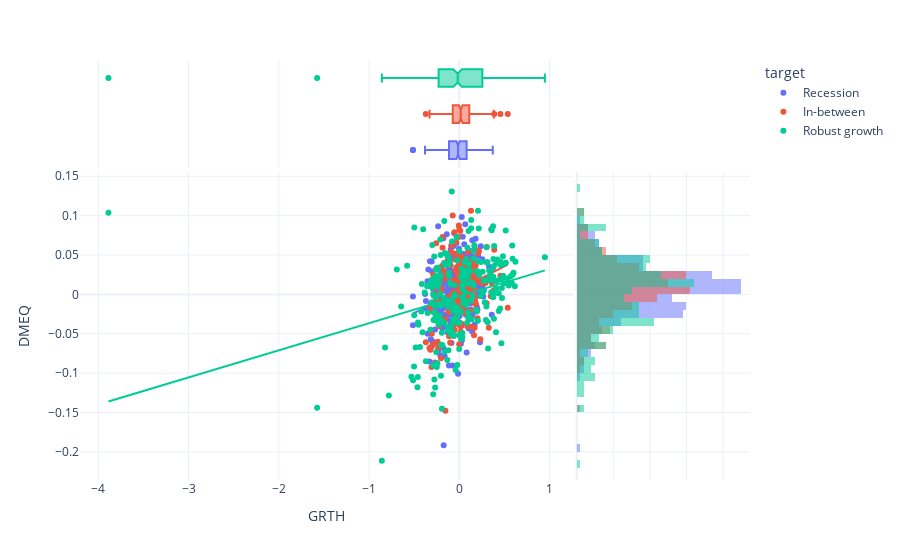

Notebook cell for this chart:
### Markdown cell above
`GRTH` vs `DMEQ`

### Code cell
fig = px.scatter(df_ft, x='GRTH', y='DMEQ', color='target', trendline='ols', marginal_y='histogram', marginal_x='box', template='plotly_white')
results = px.get_trendline_results(fig)
fig.show()

### Figure 1 — Plotly figure (JSON) as saved in the notebook; plotly's stock layout.template omitted (floating-point values rounded to 4 significant figures; data arrays with more than 128 entries replaced by an {"elided": "..."} marker saying what was removed)
{"data": [{"hovertemplate": "target=Recession<br>GRTH=%{x}<br>DMEQ=%{y}<extra></extra>", "legendgroup": "Recession", "marker": {"color": "#636efa", "symbol": "circle"}, "mode": "markers", "name": "Recession", "orientation": "v", "showlegend": true, "type": "scatter", "x": {"elided": "308 float values"}, "xaxis": "x", "y": {"elided": "308 float values"}, "yaxis": "y"}, {"alignmentgroup": "True", "hovertemplate": "target=Recession<br>GRTH=%{x}<extra></extra>", "legendgroup": "Recession", "marker": {"color": "#636efa", "symbol": "circle"}, "name": "Recession", "notched": true, "offsetgroup": "Recession", "showlegend": false, "type": "box", "x": {"elided": "308 float values"}, "xaxis": "x3", "yaxis": "y3"}, {"alignmentgroup": "True", "bingroup": "y", "hovertemplate": "target=Recession<br>DMEQ=%{y}<br>count=%{x}<extra></extra>", "legendgroup": "Recession", "marker": {"color": "#636efa"}, "name": "Recession", "offsetgroup": "Recession", "opacity": 0.5, "showlegend": false, "type": "histogram", "xaxis": "x2", "y": {"elided": "308 float values"}, "yaxis": "y2"}, {"hovertemplate": "<b>OLS trendline</b><br>DMEQ = 0.0582794 * GRTH + 0.00546024<br>R<sup>2</sup>=0.063302<br><br>target=Recession<br>GRTH=%{x}<br>DMEQ=%{y} <b>(trend)</b><extra></extra>", "legendgroup": "Recession", "marker": {"color": "#636efa", "symbol": "circle"}, "mode": "lines", "name": "Recession", "showlegend": false, "type": "scatter", "x": {"elided": "308 float values"}, "xaxis": "x", "y": {"elided": "308 float values"}, "yaxis": "y"}, {"hovertemplate": "target=In-between<br>GRTH=%{x}<br>DMEQ=%{y}<extra></extra>", "legendgroup": "In-between", "marker": {"color": "#EF553B", "symbol": "circle"}, "mode": "markers", "name": "In-between", "orientation": "v", "showlegend": true, "type": "scatter", "x": {"elided": "214 float values"}, "xaxis": "x", "y": {"elided": "214 float values"}, "yaxis": "y"}, {"alignmentgroup": "True", "hovertemplate": "target=In-between<br>GRTH=%{x}<extra></extra>", "legendgroup": "In-between", "marker": {"color": "#EF553B", "symbol": "circle"}, "name": "In-between", "notched": true, "offsetgroup": "In-between", "showlegend": false, "type": "box", "x": {"elided": "214 float values"}, "xaxis": "x3", "yaxis": "y3"}, {"alignmentgroup": "True", "bingroup": "y", "hovertemplate": "target=In-between<br>DMEQ=%{y}<br>count=%{x}<extra></extra>", "legendgroup": "In-between", "marker": {"color": "#EF553B"}, "name": "In-between", "offsetgroup": "In-between", "opacity": 0.5, "showlegend": false, "type": "histogram", "xaxis": "x2", "y": {"elided": "214 float values"}, "yaxis": "y2"}, {"hovertemplate": "<b>OLS trendline</b><br>DMEQ = 0.0588896 * GRTH + 0.00614647<br>R<sup>2</sup>=0.069820<br><br>target=In-between<br>GRTH=%{x}<br>DMEQ=%{y} <b>(trend)</b><extra></extra>", "legendgroup": "In-between", "marker": {"color": "#EF553B", "symbol": "circle"}, "mode": "lines", "name": "In-between", "showlegend": false, "type": "scatter", "x": {"elided": "214 float values"}, "xaxis": "x", "y": {"elided": "214 float values"}, "yaxis": "y"}, {"hovertemplate": "target=Robust growth<br>GRTH=%{x}<br>DMEQ=%{y}<extra></extra>", "legendgroup": "Robust growth", "marker": {"color": "#00cc96", "symbol": "circle"}, "mode": "markers", "name": "Robust growth", "orientation": "v", "showlegend": true, "type": "scatter", "x": {"elided": "252 float values"}, "xaxis": "x", "y": {"elided": "252 float values"}, "yaxis": "y"}, {"alignmentgroup": "True", "hovertemplate": "target=Robust growth<br>GRTH=%{x}<extra></extra>", "legendgroup": "Robust growth", "marker": {"color": "#00cc96", "symbol": "circle"}, "name": "Robust growth", "notched": true, "offsetgroup": "Robust growth", "showlegend": false, "type": "box", "x": {"elided": "252 float values"}, "xaxis": "x3", "yaxis": "y3"}, {"alignmentgroup": "True", "bingroup": "y", "hovertemplate": "target=Robust growth<br>DMEQ=%{y}<br>count=%{x}<extra></extra>", "legendgroup": "Robust growth", "marker": {"color": "#00cc96"}, "name": "Robust growth", "offsetgroup": "Robust growth", "opacity": 0.5, "showlegend": false, "type": "histogram", "xaxis": "x2", "y": {"elided": "252 float values"}, "yaxis": "y2"}, {"hovertemplate": "<b>OLS trendline</b><br>DMEQ = 0.0344299 * GRTH + -0.00214982<br>R<sup>2</sup>=0.076480<br><br>target=Robust growth<br>GRTH=%{x}<br>DMEQ=%{y} <b>(trend)</b><extra></extra>", "legendgroup": "Robust growth", "marker": {"color": "#00cc96", "symbol": "circle"}, "mode": "lines", "name": "Robust growth", "showlegend": false, "type": "scatter", "x": {"elided": "252 float values"}, "xaxis": "x", "y": {"elided": "252 float values"}, "yaxis": "y"}], "layout": {"barmode": "overlay", "legend": {"title": {"text": "target"}, "tracegroupgap": 0}, "margin": {"t": 60}, "xaxis": {"anchor": "y", "domain": [0, 0.7363], "title": {"text": "GRTH"}}, "xaxis2": {"anchor": "y2", "domain": [0.7413, 1], "matches": "x2", "showgrid": true, "showline": false, "showticklabels": false, "ticks": ""}, "xaxis3": {"anchor": "y3", "domain": [0, 0.7363], "matches": "x", "showgrid": true, "showticklabels": false}, "xaxis4": {"anchor": "y4", "domain": [0.7413, 1], "matches": "x2", "showgrid": true, "showline": false, "showticklabels": false, "ticks": ""}, "yaxis": {"anchor": "x", "domain": [0, 0.7326], "title": {"text": "DMEQ"}}, "yaxis2": {"anchor": "x2", "domain": [0, 0.7326], "matches": "y", "showgrid": true, "showticklabels": false}, "yaxis3": {"anchor": "x3", "domain": [0.7426, 1], "matches": "y3", "showgrid": false, "showline": false, "showticklabels": false, "ticks": ""}, "yaxis4": {"anchor": "x4", "domain": [0.7426, 1], "matches": "y3", "showgrid": true, "showline": false, "showticklabels": false, "ticks": ""}}}
